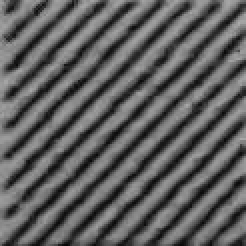
%> input picture Images/Squares/001_8x3.jpg, 123 x 123 px (shown 2 times larger)
$ octave --eval "result = computeHOGDescriptor(imread('../../Images/Squares/001_8x3.jpg'));"   (GNU Octave 9; MATLAB toolbox functions it lacks are replaced by stand-ins)
%> lines starting %> are read from the running program, lines starting %| are printed output that depends on the picture; in (x1, y1, x2, y2) boxes, pixels count from 0 and x2, y2 are one past the last pixel; in counts of white or black regions, pixels touching at a corner belong together; the program's own positions count from 1
function descriptor = computeHOGDescriptor(im)
        im = imresize(im, [120 120]);
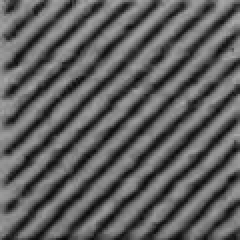
%> im: size 120x120 uint8 (shown 2 times larger); min 6, max 170, mean 94.3
        bw = imbinarize(im);
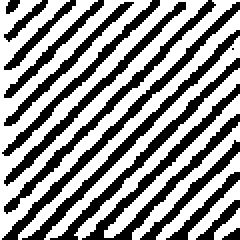
%> bw: size 120x120 logical (shown 2 times larger); 57.7% white; 17 black regions (1 under 20 px), largest, box (x1, y1, x2, y2) and area: (41, 42, 120, 120) 880, (1, 1, 120, 120) 724, (11, 15, 120, 120) 658
%> (the run ends here)

$ run again, on Images/Squares/003_1x6.jpg
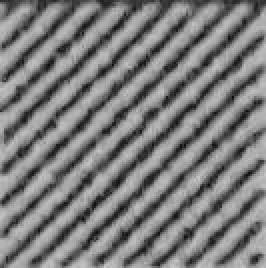
%> input picture Images/Squares/003_1x6.jpg, 133 x 134 px (shown 2 times larger)
%> in computeHOGDescriptor, `im = imresize(im, [120 120]);`:
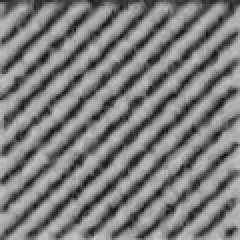
%> im: size 120x120 uint8 (shown 2 times larger); min 16, max 199, mean 123.8
%> in computeHOGDescriptor, `bw = imbinarize(im);`:
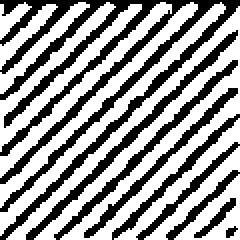
%> bw: size 120x120 logical (shown 2 times larger); 59.9% white; 9 black regions, largest, box (x1, y1, x2, y2) and area: (0, 0, 120, 120) 3340, (13, 15, 119, 120) 609, (27, 30, 119, 120) 505

$ run again, on Images/Squares/003_4x3.jpg
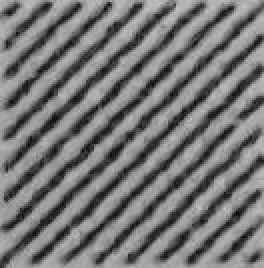
%> input picture Images/Squares/003_4x3.jpg, 132 x 134 px (shown 2 times larger)
%> in computeHOGDescriptor, `im = imresize(im, [120 120]);`:
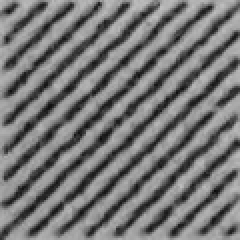
%> im: size 120x120 uint8 (shown 2 times larger); min 10, max 191, mean 117.9
%> in computeHOGDescriptor, `bw = imbinarize(im);`:
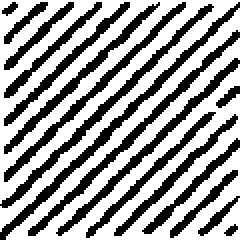
%> bw: size 120x120 logical (shown 2 times larger); 61.7% white; 18 black regions, largest, box (x1, y1, x2, y2) and area: (0, 1, 120, 120) 671, (0, 2, 107, 104) 592, (14, 15, 120, 118) 578

$ run again, on Images/Squares/007_3x8.jpg
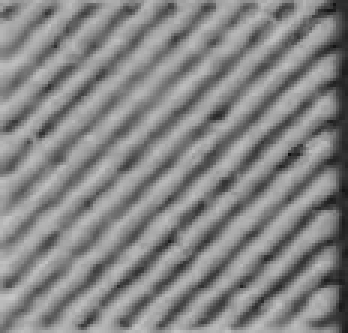
%> input picture Images/Squares/007_3x8.jpg, 116 x 111 px (shown 3 times larger)
%> in computeHOGDescriptor, `im = imresize(im, [120 120]);`:
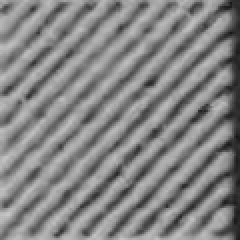
%> im: size 120x120 uint8 (shown 2 times larger); min 21, max 198, mean 132.5
%> in computeHOGDescriptor, `bw = imbinarize(im);`:
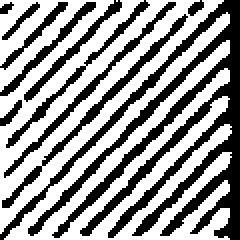
%> bw: size 120x120 logical (shown 2 times larger); 59.5% white; 11 black regions, largest, box (x1, y1, x2, y2) and area: (0, 0, 120, 120) 3785, (1, 7, 94, 104) 477, (2, 1, 88, 89) 392
